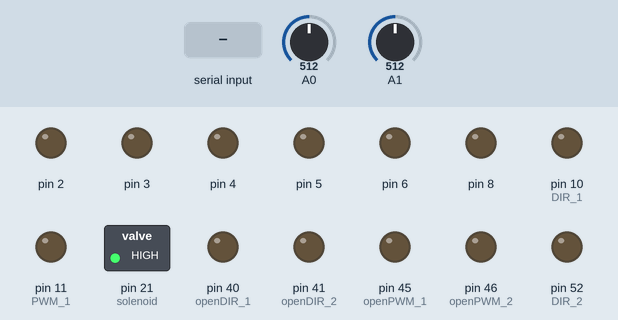
Simulated run of this sketch. Board: Arduino Mega 2560, built with avr-gcc and run on an emulated ATmega2560. Parts: switched loads named in the sketch (green lamp = pin HIGH), output pins drawn as LEDs (lit = HIGH). Dashed ring = blinking. Inputs (shaded band) come from the test bench; at power-on: A1 = 512, A0 = 512. What the sketch prints to the serial monitor is not drawn.

Above: at 1.2 s.
1.3 s: A1 set to 107
4.3 s: A1 set to 88
At 5.3 s:
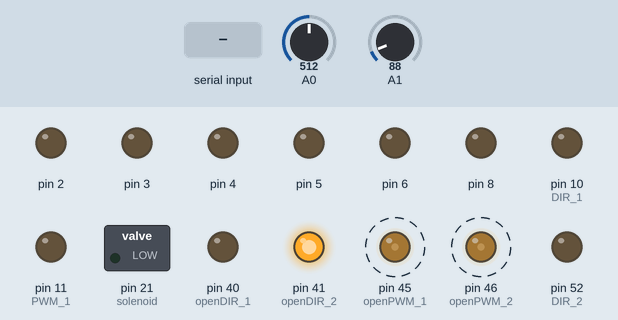
7.3 s: A0 set to 90
At 10.3 s:
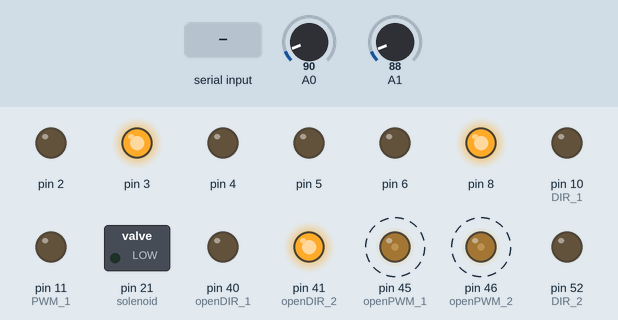
13.3 s: "2" received over Serial
At 15.4 s:
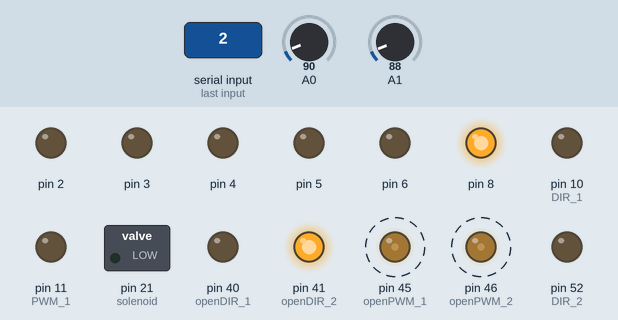
19.3 s: A1 set to 110
At 20.4 s:
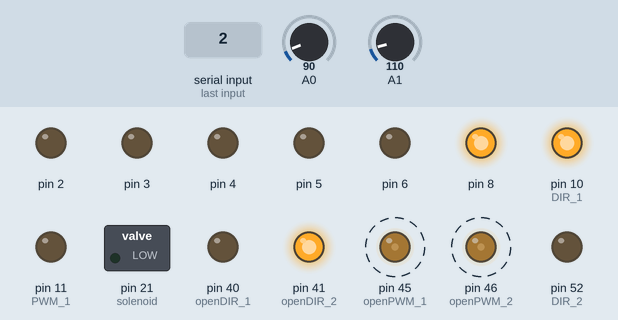
22.3 s: "b" received over Serial
At 25.4 s:
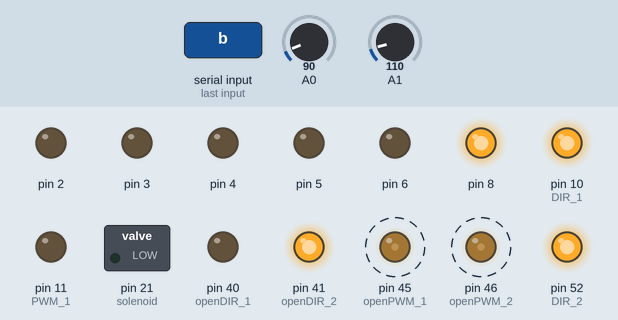
Timing chart, 0 to 28.8 s (numbered marks = the images above; inputs shaded):
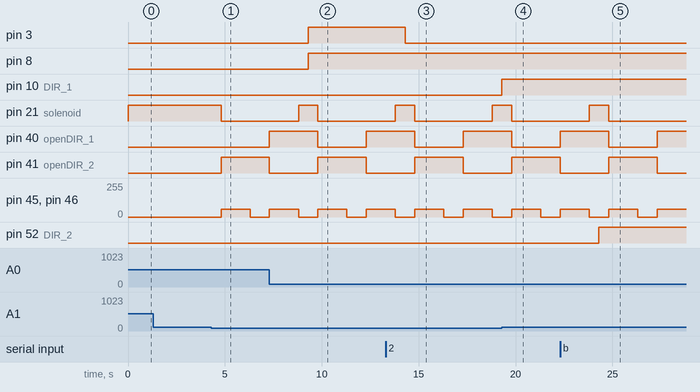

Measured:
- the behaviour switches between 100 and 99 on A1 (found by bisection; images 0 and 1)
- after the input at 1.3 s, every drawn part: stays the same
- after the input at 4.3 s, pin 21 (solenoid): HIGH → LOW after 0.50 s; pin 41 (openDIR_2): LOW → HIGH after 0.50 s; pin 45 (openPWM_1), pin 46 (openPWM_2): 0/255 → 60/255 after 0.50 s, → 0/255 1.5 s later
- after the input at 7.3 s, pin 11 (PWM_1): stays LOW (without the input it goes to HIGH after 2.0 s)
- after the input at 13.3 s, pin 3: HIGH → LOW after 1.0 s
- after the input at 19.3 s, pin 10 (DIR_1): LOW → HIGH at once
- after the input at 22.3 s, pin 52 (DIR_2): LOW → HIGH after 2.0 s

The sketch:

control.ino
```cpp
#define DIR_1 10
#define PWM_1 11
#define DIR_2 52
#define PWM_2 53
#define openDIR_1 40
#define openPWM_1 45
#define openDIR_2 41
#define openPWM_2 46
#define driverPUL 22
#define driverDIR_1 23
#define driverDIR_2 24
#define magnetic_sensor 20
#define solenoid 21
#define door 50
unsigned long z_start = 0, z_end = 0, z_during = 0, z_back = 0;
boolean setdir, x, y, state = 0, x_end, y_end, open_end, open_x, open_y;
char going_pos_x = 0, going_pos_y = 0;
char present_pos_x = '2', present_pos_y = 'b';
char insert_pos = 0, z = '1';
int pin_x = 0, pin_y = 0;
int cds_x = 500, cds_y = 500;
char serial = 0;
void setup() {
  Serial.begin(9600);
  pinMode(2, OUTPUT);
  pinMode(3, OUTPUT);
  pinMode(4, OUTPUT);
  pinMode(5, OUTPUT);
  pinMode(6, OUTPUT);
  pinMode(7, OUTPUT);
  pinMode(8, OUTPUT);
  pinMode(9, OUTPUT);
  pinMode(DIR_1, OUTPUT);
  pinMode(PWM_1, OUTPUT);
  pinMode(DIR_2, OUTPUT);
  pinMode(PWM_2, OUTPUT);
  pinMode(openDIR_1, OUTPUT);
  pinMode(openPWM_1, OUTPUT);
  pinMode(openDIR_2, OUTPUT);
  pinMode(openPWM_2, OUTPUT);
  pinMode(driverPUL, OUTPUT);
  pinMode(driverDIR_1, OUTPUT);
  pinMode(driverDIR_2, OUTPUT);
  pinMode(magnetic_sensor, INPUT);
  pinMode(solenoid, OUTPUT);
  pinMode(door, OUTPUT);
  digitalWrite(solenoid, HIGH);
  digitalWrite(door, LOW);
}

void loop() {
  //idle, working 시리얼 통신
  if(state == 0)
  {
    Serial.write('i');
  }
  if(state == 1)
  {
    Serial.write('w');
  }

  if(Serial.available())
  {
    serial = Serial.read();
  }
  if(serial == 's' && magnetic_sensor == 1) //문 잠길때
  {
    state = !state;
    digitalWrite(door, HIGH);
    serial = 'n';

    z_start = millis();
    digitalWrite(3, HIGH);
    for(cds_x; cds_x > 400; cds_x = analogRead(A0))//움직판 아래로 이동
    {
      digitalWrite(driverDIR_1, setdir);
      digitalWrite(driverDIR_2, !setdir);
      digitalWrite(driverPUL, HIGH);
      delayMicroseconds(100);
      digitalWrite(driverPUL, LOW);
      delayMicroseconds(100);
    }
    z_end = millis();
    digitalWrite(3, LOW);
    z_during = z_end - z_start;
    setdir = !setdir;
    delay(500);
    z = '0';
  }
  if('1' <= serial && serial <= '6')//x좌표 레이저 켜고 모터 이동
  {
    going_pos_x = serial;
    pin_x = int(going_pos_x) - 47;
    digitalWrite(pin_x,HIGH);
    if(going_pos_x > present_pos_x) x = !x;
    digitalWrite(DIR_1, x);
    analogWrite(PWM_1, 100);
  }
  if('a' <= serial && serial <= 'c')//y좌표 레이저 켜고 모터 이동
  {
    going_pos_y = serial;
    pin_y = int(going_pos_y) - 90;
    digitalWrite(pin_y, HIGH);
    if(going_pos_y > present_pos_y) y = !y;
    digitalWrite(DIR_2, y);
    analogWrite(PWM_2, 100);
  }
  cds_x = analogRead(A0);
  cds_y = analogRead(A1);
  if(cds_x < 100) // x 레이저 닿을 때 정지
  {
    digitalWrite(pin_x, LOW);
    analogWrite(PWM_1, 0);
    present_pos_x = going_pos_x;
    open_x = !open_x;
  }
  if(cds_y < 100) // y 레이저 닿을 때 정지
  {
    digitalWrite(pin_y, LOW);
    analogWrite(PWM_2, 0);
    present_pos_y = going_pos_y;
    open_y = !open_y;
  }
  if(open_x = 1 && open_y == 1)//움직판 투척문 열고 닫기
  {
    delay(500);
    digitalWrite(solenoid, LOW);
    analogWrite(openPWM_1, 60);
    analogWrite(openPWM_2, 60);
    digitalWrite(openDIR_1, LOW);
    digitalWrite(openDIR_2, HIGH);
    delay(1500);
    analogWrite(openPWM_1, 0);
    analogWrite(openPWM_2, 0);
    delay(1000);
    analogWrite(openPWM_1, 60);
    analogWrite(openPWM_2, 60);
    digitalWrite(openDIR_1, HIGH);
    digitalWrite(openDIR_2, LOW);
    delay(1500);
    analogWrite(openPWM_1, 0);
    analogWrite(openPWM_2, 0);
    digitalWrite(solenoid, HIGH);
    delay(500);
    open_end = !open_end;
  }
  if(open_end == 1)//원래 위치 복귀
  {
    x = !x;
    y = !y;
    digitalWrite(3, HIGH);
    digitalWrite(8, HIGH);
    going_pos_x = '2';
    going_pos_y = 'b';
    analogWrite(PWM_1, 100);
    analogWrite(PWM_2, 100);
  }
  if(going_pos_x == '2' && present_pos_y == 'b' && present_pos_x == '2' && z == '0')
  {
    delay(500);
    for(z_back = millis(); millis() - z_back < z_during;)
    {
      digitalWrite(driverDIR_1, setdir);
      digitalWrite(driverDIR_2, !setdir);
      digitalWrite(driverPUL, HIGH);
      delayMicroseconds(100);
      digitalWrite(driverPUL, LOW);
      delayMicroseconds(100);
    }
    z = '1';
    setdir = !setdir;
    digitalWrite(door, LOW);
    state = !state;
  }
}
```
